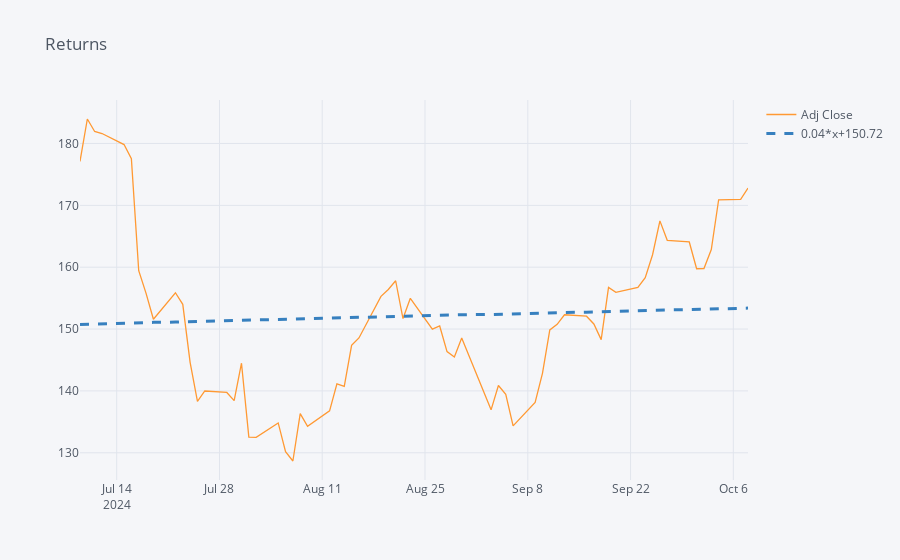

Notebook code for this chart:
### Markdown cell above
Creating and displaying an interative line plot of AMD's Returns with a best-fit line

### Code cell
stock_data['Adj Close'].iplot(title='Returns', bestfit=True, bestfit_colors=['blue'])
